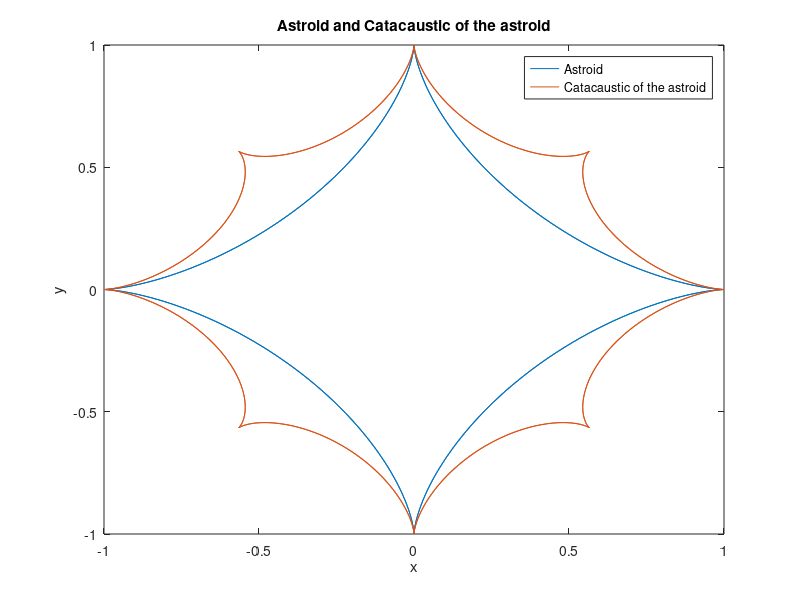

The MATLAB source for this figure:
% Caner Topuz
% 090200358
% Review_Q5
clear
close all
clc

t = linspace(-2*pi,2*pi,1000);
x1 = cos(t).^3;
y1 = sin(t).^3;

x2 = cos(t).*(8 + 5*cos(2*t) + 3*cos(6*t)) ./ (13 + 3*cos(4*t));
y2 = (4*sin(t).^3) .* (7 + 6*cos(2*t) + 3*cos(4*t)) ./ (13 + 3*cos(4*t));

plot(x1,y1,x2,y2);
title('Astroid and Catacaustic of the astroid');
xlabel('x');
ylabel('y');
legend('Astroid','Catacaustic of the astroid');